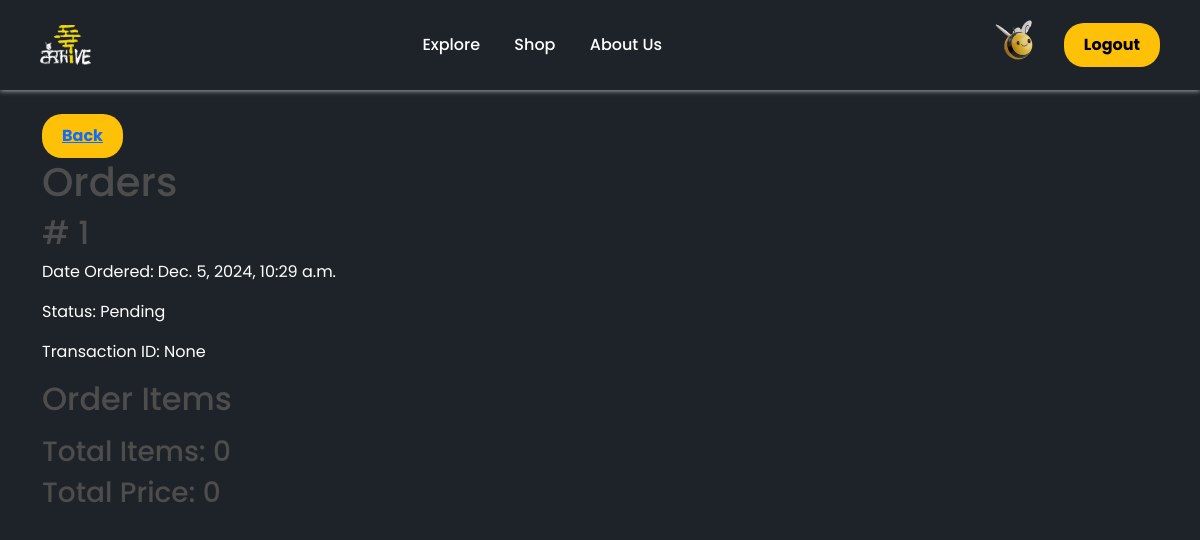
Screenshot of /order-track/ (signed in) with the database file from the repository.
### shop/models.py (models this page shows, shortened)
class Order(models.Model):
    customer = models.ForeignKey(settings.AUTH_USER_MODEL, on_delete=models.SET_NULL, null=True, blank=True)
    date_ordered = models.DateTimeField(auto_now_add=True)
    complete = models.BooleanField(default=False)
    transaction_id = models.CharField(max_length=100, null=True)
    @property
    def get_cart_total(self):
        orderItems = self.orderitem_set.all()
        total = sum([item.get_total for item in orderItems])
        return total
    def get_cart_items(self):
        orderItems = self.orderitem_set.all()
        total = sum([item.quantity for item in orderItems])
        return total

### base/views.py (the view)
# urls.py: path("order-track/", viewOrderTrack, name='orderTrack'),
@login_required
def viewOrderTrack(request):
    user = request.user
    pk = request.user.id
    order = Order.objects.get(id = pk)
    context = {
        'order': order,
        'order_items': order.orderitem_set.all(),
        'total_price': order.get_cart_total,
        'total_items': order.get_cart_items(),
    }
    return render(request, 'honeycomb/order-track.html', context)

### base/models.py (called while the page is built)
    def __str__(self):
        return self.email

### base/templates/honeycomb/order-track.html (shortened to what this page needs)
{% extends 'shop/main.html' %}
{% load static %}
{% block content %}
        <div class="order-head">
            <button class="yellow-button"><a href="{% url 'base:gallery' %}">Back</a></button>
            <h1>Orders</h1>
            <h2># {{ order.id }}</h2>
            <p>Date Ordered: {{ order.date_ordered }}</p>
            <p>Status:
                {% if order.complete %}
                    Complete
                {% else %}
                    Pending
                {% endif %}
            </p>
            <p>Transaction ID: {{ order.transaction_id }}</p>
        </div>
        <div class="order-items">
            <h2>Order Items</h2>
        </div>
        <div class="order-total">
            <h3>Total Items: {{ total_items }}</h3>
            <h3>Total Price: {{ total_price }}</h3>
        </div>
{% endblock content %}

### static/css/styles.css (style rules this page uses)
body { background-color: #1E2329; font-family: "Poppins"; }
* { scrollbar-width: none; -ms-overflow-style: none; }
h1,h2,h3,h4,h5,h6 { color:hsl(0, 0%, 30%); }
.yellow-button { background-color: #ffc107; color: #000; padding: 10px 20px; border: none; border-radius: 20px; cursor: pointer; font-size: 16px; font-weight: bold; }

### static/css/landing.css (style rules this page uses)
body { margin: 0; font-family: Poppins, sans-serif; color: #1E2329; }

### static/css/view-art.css (style rules this page uses)
body { font-family: Poppins, sans-serif; color: white; margin: 0; padding: 0; justify-content: center; align-items: center; min-height: 100vh; }

### rows the page displays
Order: id "1", date_ordered "Dec. 5, 2024, 10:29 a.m.", transaction_id "None"

### other values shown
{{ total_items }} "0"
{{ total_price }} "0"
